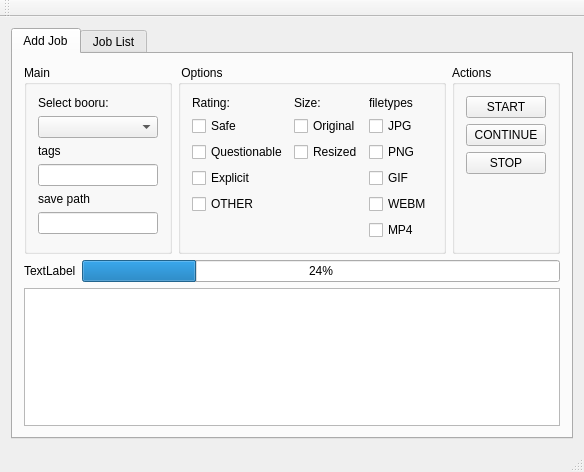
<?xml version="1.0" encoding="UTF-8"?>
<ui version="4.0">
 <class>MainWindow</class>
 <widget class="QMainWindow" name="MainWindow">
  <property name="geometry">
   <rect>
    <x>0</x>
    <y>0</y>
    <width>535</width>
    <height>472</height>
   </rect>
  </property>
  <property name="windowTitle">
   <string>MainWindow</string>
  </property>
  <widget class="QWidget" name="centralWidget">
   <layout class="QHBoxLayout" name="horizontalLayout_3">
    <item>
     <widget class="QTabWidget" name="tabWidget">
      <property name="currentIndex">
       <number>0</number>
      </property>
      <widget class="QWidget" name="tab">
       <attribute name="title">
        <string>Add Job</string>
       </attribute>
       <layout class="QVBoxLayout" name="verticalLayout_7">
        <item>
         <layout class="QHBoxLayout" name="horizontalLayout_2">
          <item>
           <widget class="QGroupBox" name="groupBox_2">
            <property name="title">
             <string>Main</string>
            </property>
            <layout class="QVBoxLayout" name="verticalLayout_4">
             <item>
              <widget class="QLabel" name="label_4">
               <property name="text">
                <string>Select booru:</string>
               </property>
              </widget>
             </item>
             <item>
              <widget class="QComboBox" name="comboBox_site">
               <property name="minimumSize">
                <size>
                 <width>120</width>
                 <height>0</height>
                </size>
               </property>
              </widget>
             </item>
             <item>
              <widget class="QLabel" name="label_5">
               <property name="text">
                <string>tags</string>
               </property>
              </widget>
             </item>
             <item>
              <widget class="QLineEdit" name="lineEdit_tags"/>
             </item>
             <item>
              <widget class="QLabel" name="label_6">
               <property name="text">
                <string>save path</string>
               </property>
              </widget>
             </item>
             <item>
              <widget class="QLineEdit" name="lineEdit_savepath"/>
             </item>
             <item>
              <spacer name="verticalSpacer_4">
               <property name="orientation">
                <enum>Qt::Vertical</enum>
               </property>
               <property name="sizeHint" stdset="0">
                <size>
                 <width>20</width>
                 <height>40</height>
                </size>
               </property>
              </spacer>
             </item>
            </layout>
           </widget>
          </item>
          <item>
           <widget class="QGroupBox" name="groupBox">
            <property name="title">
             <string> Options </string>
            </property>
            <layout class="QHBoxLayout" name="horizontalLayout">
             <item>
              <layout class="QVBoxLayout" name="verticalLayout">
               <item>
                <widget class="QLabel" name="label">
                 <property name="text">
                  <string>Rating:</string>
                 </property>
                </widget>
               </item>
               <item>
                <widget class="QCheckBox" name="checkBox_rt_safe">
                 <property name="text">
                  <string>Safe</string>
                 </property>
                </widget>
               </item>
               <item>
                <widget class="QCheckBox" name="checkBox_rt_questionable">
                 <property name="text">
                  <string>Questionable</string>
                 </property>
                </widget>
               </item>
               <item>
                <widget class="QCheckBox" name="checkBox_rt_explicit">
                 <property name="text">
                  <string>Explicit</string>
                 </property>
                </widget>
               </item>
               <item>
                <widget class="QCheckBox" name="checkBox_rt_OTHER">
                 <property name="text">
                  <string>OTHER</string>
                 </property>
                </widget>
               </item>
               <item>
                <spacer name="verticalSpacer">
                 <property name="orientation">
                  <enum>Qt::Vertical</enum>
                 </property>
                 <property name="sizeHint" stdset="0">
                  <size>
                   <width>20</width>
                   <height>40</height>
                  </size>
                 </property>
                </spacer>
               </item>
              </layout>
             </item>
             <item>
              <layout class="QVBoxLayout" name="verticalLayout_2">
               <item>
                <widget class="QLabel" name="label_2">
                 <property name="text">
                  <string>Size:</string>
                 </property>
                </widget>
               </item>
               <item>
                <widget class="QCheckBox" name="checkBox_pt_original">
                 <property name="text">
                  <string>Original</string>
                 </property>
                </widget>
               </item>
               <item>
                <widget class="QCheckBox" name="checkBox_pt_resized">
                 <property name="text">
                  <string>Resized</string>
                 </property>
                </widget>
               </item>
               <item>
                <spacer name="verticalSpacer_2">
                 <property name="orientation">
                  <enum>Qt::Vertical</enum>
                 </property>
                 <property name="sizeHint" stdset="0">
                  <size>
                   <width>20</width>
                   <height>40</height>
                  </size>
                 </property>
                </spacer>
               </item>
              </layout>
             </item>
             <item>
              <layout class="QVBoxLayout" name="verticalLayout_3">
               <item>
                <widget class="QLabel" name="label_3">
                 <property name="text">
                  <string>filetypes</string>
                 </property>
                </widget>
               </item>
               <item>
                <widget class="QCheckBox" name="checkBox_ft_jpg">
                 <property name="text">
                  <string>JPG</string>
                 </property>
                </widget>
               </item>
               <item>
                <widget class="QCheckBox" name="checkBox_ft_png">
                 <property name="text">
                  <string>PNG</string>
                 </property>
                </widget>
               </item>
               <item>
                <widget class="QCheckBox" name="checkBox_ft_gif">
                 <property name="text">
                  <string>GIF</string>
                 </property>
                </widget>
               </item>
               <item>
                <widget class="QCheckBox" name="checkBox_ft_webm">
                 <property name="text">
                  <string>WEBM</string>
                 </property>
                </widget>
               </item>
               <item>
                <widget class="QCheckBox" name="checkBox_ft_mp4">
                 <property name="text">
                  <string>MP4</string>
                 </property>
                </widget>
               </item>
               <item>
                <spacer name="verticalSpacer_3">
                 <property name="orientation">
                  <enum>Qt::Vertical</enum>
                 </property>
                 <property name="sizeHint" stdset="0">
                  <size>
                   <width>20</width>
                   <height>40</height>
                  </size>
                 </property>
                </spacer>
               </item>
              </layout>
             </item>
            </layout>
           </widget>
          </item>
          <item>
           <widget class="QGroupBox" name="groupBox_3">
            <property name="title">
             <string>Actions</string>
            </property>
            <layout class="QVBoxLayout" name="verticalLayout_5">
             <item>
              <widget class="QPushButton" name="pushButton_START">
               <property name="text">
                <string>START</string>
               </property>
              </widget>
             </item>
             <item>
              <widget class="QPushButton" name="pushButton_CONTINUE">
               <property name="text">
                <string>CONTINUE</string>
               </property>
              </widget>
             </item>
             <item>
              <widget class="QPushButton" name="pushButton_STOP">
               <property name="text">
                <string>STOP</string>
               </property>
              </widget>
             </item>
             <item>
              <spacer name="verticalSpacer_5">
               <property name="orientation">
                <enum>Qt::Vertical</enum>
               </property>
               <property name="sizeHint" stdset="0">
                <size>
                 <width>20</width>
                 <height>40</height>
                </size>
               </property>
              </spacer>
             </item>
            </layout>
           </widget>
          </item>
         </layout>
        </item>
        <item>
         <layout class="QHBoxLayout" name="horizontalLayout_4">
          <item>
           <widget class="QLabel" name="label_STAGE">
            <property name="text">
             <string>TextLabel</string>
            </property>
           </widget>
          </item>
          <item>
           <widget class="QProgressBar" name="progressBar">
            <property name="value">
             <number>24</number>
            </property>
           </widget>
          </item>
         </layout>
        </item>
        <item>
         <widget class="QPlainTextEdit" name="plainTextEdit_LOG"/>
        </item>
       </layout>
      </widget>
      <widget class="QWidget" name="tab_2">
       <attribute name="title">
        <string>Job List</string>
       </attribute>
       <layout class="QVBoxLayout" name="verticalLayout_6">
        <item>
         <widget class="QTableView" name="tableView_job"/>
        </item>
       </layout>
      </widget>
     </widget>
    </item>
   </layout>
  </widget>
  <widget class="QMenuBar" name="menuBar">
   <property name="geometry">
    <rect>
     <x>0</x>
     <y>0</y>
     <width>535</width>
     <height>21</height>
    </rect>
   </property>
  </widget>
  <widget class="QToolBar" name="mainToolBar">
   <attribute name="toolBarArea">
    <enum>TopToolBarArea</enum>
   </attribute>
   <attribute name="toolBarBreak">
    <bool>false</bool>
   </attribute>
  </widget>
  <widget class="QStatusBar" name="statusBar"/>
 </widget>
 <layoutdefault spacing="6" margin="11"/>
 <resources/>
 <connections/>
</ui>
